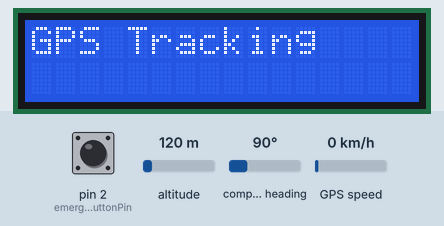
This sketch was run on a simulated Arduino Uno, built with avr-gcc and run on an emulated ATmega328P. Shown: 16×2 character LCD. Inputs (shaded band) come from the test bench; at power-on: pin 2 (emergencyButtonPin) HIGH, altitude 120 m, compass heading 90°, GPS speed 0 km/h. The GPS gets a fix after 3 s at 37.7749, -122.4194 with 8 satellites.

Above: at 3.2 s.
3.3 s: pin 2 (emergencyButtonPin) pulled LOW for 1.25 s
At 4.7 s:
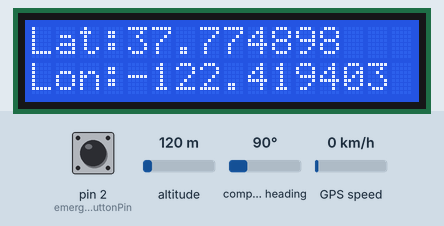
Timing chart, 0 to 6.3 s (numbered marks = the images above; inputs shaded):
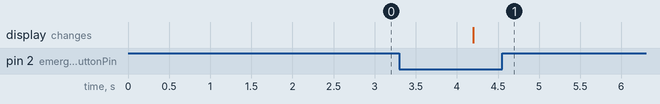

The sketch:

gps_tracking_system.ino
```cpp
#include <TinyGPS++.h>
#include <SoftwareSerial.h>
#include <Wire.h>
#include <LiquidCrystal_I2C.h>

// GPS and LCD setup
TinyGPSPlus gps;                    // GPS Object
SoftwareSerial ss(4, 3);             // GPS Module connected to Pins 4 (TX), 3 (RX)
LiquidCrystal_I2C lcd(0x27, 16, 2);  // LCD with I2C interface

const int emergencyButtonPin = 2;    // Emergency button connected to Pin 2
float initialLat, initialLon;        // Store initial coordinates
bool tracking = false;               // Tracking flag
bool emergencyButtonPressed = false;

// Function to calculate distance between two points (in meters)
float calculateDistance(float lat1, float lon1, float lat2, float lon2) {
  return TinyGPSPlus::distanceBetween(lat1, lon1, lat2, lon2);
}

// Function to send coordinates to the mobile app via Serial (Bluetooth/WiFi)
void sendCoordinatesToApp(float lat, float lon) {
  Serial.print("Lat: ");
  Serial.print(lat, 6);
  Serial.print(", Lon: ");
  Serial.println(lon, 6);
  // Communication with the app (ESP8266/ESP32 communication to be added here)
}

void setup() {
  Serial.begin(115200);
  ss.begin(9600);   // GPS module baud rate
  lcd.begin();
  lcd.backlight();

  pinMode(emergencyButtonPin, INPUT_PULLUP); // Button with internal pullup
  lcd.clear();
  lcd.print("GPS Tracking");
  delay(2000);
}

void loop() {
  // Check if GPS data is available
  while (ss.available() > 0) {
    gps.encode(ss.read());
  }

  // Get current GPS location if valid
  if (gps.location.isValid()) {
    float currentLat = gps.location.lat();
    float currentLon = gps.location.lng();

    // Check if emergency button is pressed
    if (digitalRead(emergencyButtonPin) == LOW && !emergencyButtonPressed) {
      emergencyButtonPressed = true;
      initialLat = currentLat;
      initialLon = currentLon;

      // Display initial coordinates on LCD
      lcd.clear();
      lcd.setCursor(0, 0);
      lcd.print("Lat:");
      lcd.print(initialLat, 6);
      lcd.setCursor(0, 1);
      lcd.print("Lon:");
      lcd.print(initialLon, 6);

      tracking = true;
    }

    // If tracking, check if the person has moved out of 10 km range
    if (tracking && calculateDistance(currentLat, currentLon, initialLat, initialLon) > 10000) {
      lcd.clear();
      lcd.print("Out of Range");

      // Send the new coordinates to mobile app for tracking
      sendCoordinatesToApp(currentLat, currentLon);
    }
  }

  delay(1000); // 1 second delay
}
```

Measured:
- after the input at 3.3 s, the display: changes after 0.90 s (image 1)
